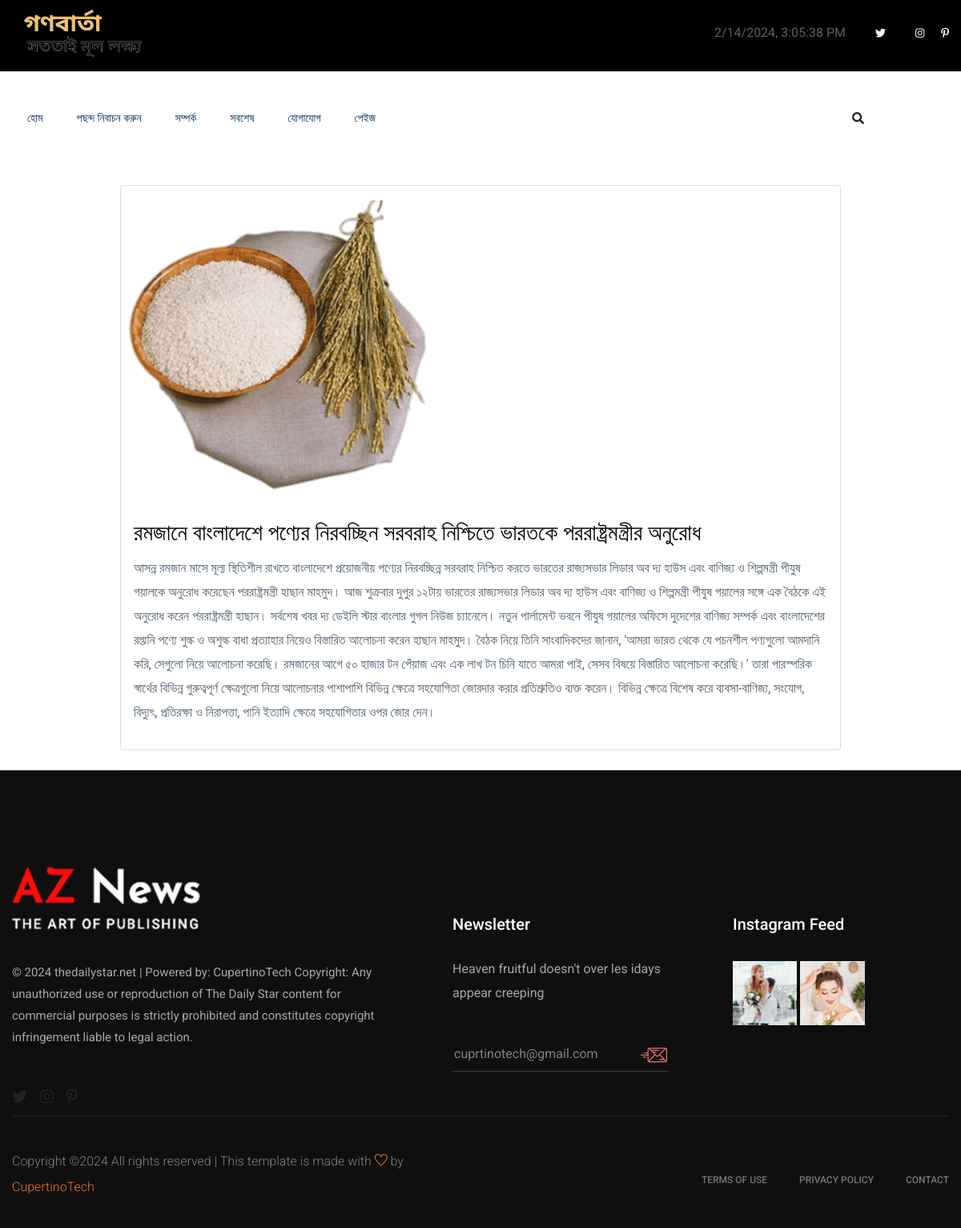
/post/1, run on the app's committed database.
### news/models.py (models this page shows, shortened)
class Dailynews(models.Model):
    news_id = models.AutoField(primary_key=True,)
    title = models.CharField(max_length=200)
    content = models.TextField()
    cat = models.ForeignKey(Category,on_delete= models.CASCADE)
    image =models.ImageField(upload_to='')
    date_uploaded = models.DateField(default=timezone.now)

### news/views.py (the view)
# urls.py: path('post/<id>', postiddetail),
def postiddetail(request,id):
    cat = Dailynews.objects.filter(news_id=id)
    return render(request, "post.html",{"cats":cat})

### news/template/post.html
{% extends 'base.html' %}
{% load static %}
{%block content %}
<div class="trending-area fix">
    <div class="mx-auto" style="width: 900px;">
        <div class="trending-main">
            <div class="row">
                <div class="col-lg-12 my-4 width-30">
                    {% for cat in cats %}
                    <div class="card item" style="margin-left:10px ,width=10px;">
                        <div class="img-container">
                            <img src="/media/{{cat.image}}" class="responsive-img" alt="">
                        </div>
                        <div class="card-content p-3">
                            <div class="card-title">
                                <h3>{{cat.title}}</h3>
                            </div>
                            <p>{{cat.content}}</p>
                        </div>
                    </div>
                    {%endfor%}
                </div>
            </div>
        </div>
    </div>
</div>
{%endblock%}

### data on the page
Dailynews: image (picture), title "রমজানে বাংলাদেশে পণ্যের নিরবচ্ছিন সরবরাহ নিশ্চিতে ভারতকে পররাষ্ট্রমন্ত্রীর অনুরোধ", content "আসন্ন রমজান মাসে মূল্য স্থিতিশীল রাখতে বাংলাদেশে প্রয়োজনীয় পণ্যের নিরবচ্ছিন্ন সরবরাহ নিশ্চিত করতে ভারতের রাজ্যসভার লিডার অব দ্য হাউস এবং বাণিজ্য ও শিল্পমন্ত্রী পীযুষ গয়ালকে অনুরোধ করেছেন পররাষ্ট্রমন্ত্রী হাছান মাহমুদ। আজ শুক্রবার দুপুর ১২টায় ভারতের রাজ্যসভার লিডার অব দ্য হাউস এবং বাণিজ্য ও শিল্পমন্ত্রী পীযুষ গয়ালের সঙ্গে এক বৈঠকে এই অনুরোধ করেন পররাষ্ট্রমন্ত্রী হাছান। সর্বশেষ খবর দ্য ডেইলি স্টার বাংলার গুগল নিউজ চ্যানেলে। নতুন পার্লামেন্ট ভবনে পীযুষ গয়ালের অফিসে দুদেশের বাণিজ্য সম্পর্ক এবং বাংলাদেশের রপ্তানি পণ্যে শুল্ক ও অশুল্ক বাধা প্রত্যাহার নিয়েও বিস্তারিত আলোচনা করেন হাছান মাহমুদ। বৈঠক নিয়ে তিনি সাংবাদিকদের জানান, 'আমরা ভারত থেকে যে পচনশীল পণ্যগুলো আমদানি করি, সেগুলো নিয়ে আলোচনা…"
